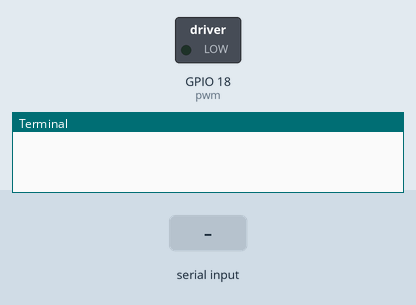
The program below on a simulated Raspberry Pi (BCM pin numbers). Parts: switched loads named in the program (green lamp = pin HIGH), the last lines printed to the terminal. The test bench sets the inputs (shaded band).

Above: at 1.2 s.
1.3 s: "5" typed at the terminal, then Enter
At 2.5 s:
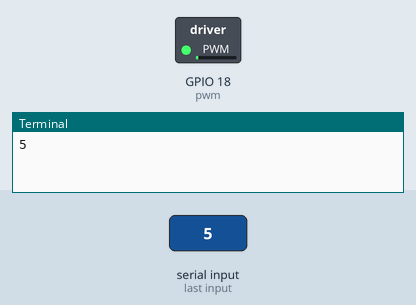
2.8 s: "90" typed at the terminal, then Enter
At 3.6 s:
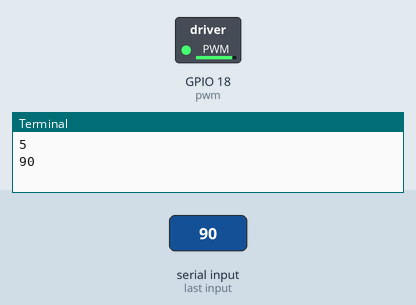
Timing chart, 0 to 5.8 s (numbered marks = the images above; inputs shaded):
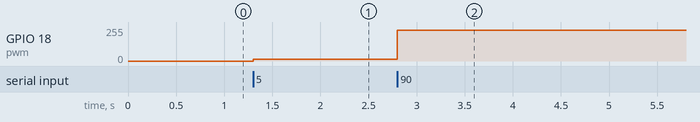

The program:

servo_motor.py
```python
import RPi.GPIO as GPIO
import time
GPIO.setwarnings(False)
GPIO.setmode(GPIO.BCM)
GPIO.setup(18,GPIO.OUT)

pwm = GPIO.PWM(18,300)
pwm.start(0)

try:
    while True:
        pwm.ChangeDutyCycle(int(input()))

except KeyboardInterrupt:
    pass
    pwm.stop()
    #GPIO.cleanup()
```

Measured:
- after the input at 1.3 s, GPIO 18 (pwm): 0/255 → 13/255 at once
- after the input at 2.8 s, GPIO 18 (pwm): 13/255 → 230/255 at once
